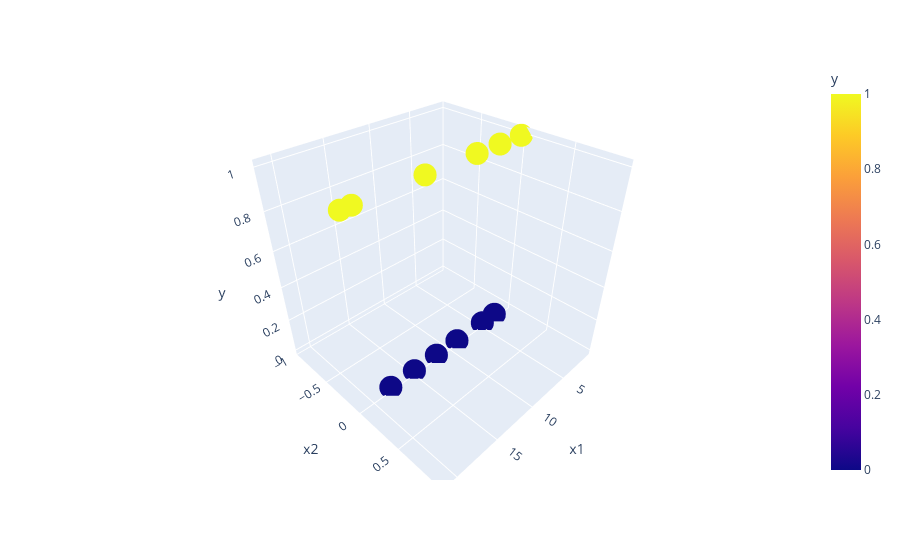

This figure's notebook cell:
### Code cell
import plotly.express as px
px.scatter_3d(dff,x=dff['x1'],y=dff['x2'],z=dff['y'],color='y')
# plt.plot(x,pred)

### Figure 1 — Plotly figure (JSON) as saved in the notebook; plotly's stock layout.template omitted (floating-point values rounded to 4 significant figures)
{"data": [{"hovertemplate": "x1=%{x}<br>x2=%{y}<br>y=%{marker.color}<extra></extra>", "legendgroup": "", "marker": {"color": [0, 0, 0, 0, 0, 0, 1, 1, 1, 1, 1, 1], "coloraxis": "coloraxis", "symbol": "circle"}, "mode": "markers", "name": "", "scene": "scene", "showlegend": false, "type": "scatter3d", "x": [12, 3, 5, 9, 18, 15, 20, 13, 7, 1, 4, 21], "y": [0, 0, 0, 0, 0, 0, 0, 0, 0, 0, 0, 0], "z": [0, 0, 0, 0, 0, 0, 1, 1, 1, 1, 1, 1]}], "layout": {"coloraxis": {"colorbar": {"title": {"text": "y"}}, "colorscale": [[0, "#0d0887"], [0.1111, "#46039f"], [0.2222, "#7201a8"], [0.3333, "#9c179e"], [0.4444, "#bd3786"], [0.5556, "#d8576b"], [0.6667, "#ed7953"], [0.7778, "#fb9f3a"], [0.8889, "#fdca26"], [1, "#f0f921"]]}, "legend": {"tracegroupgap": 0}, "margin": {"t": 60}, "scene": {"domain": {"x": [0, 1], "y": [0, 1]}, "xaxis": {"title": {"text": "x1"}}, "yaxis": {"title": {"text": "x2"}}, "zaxis": {"title": {"text": "y"}}}}}
